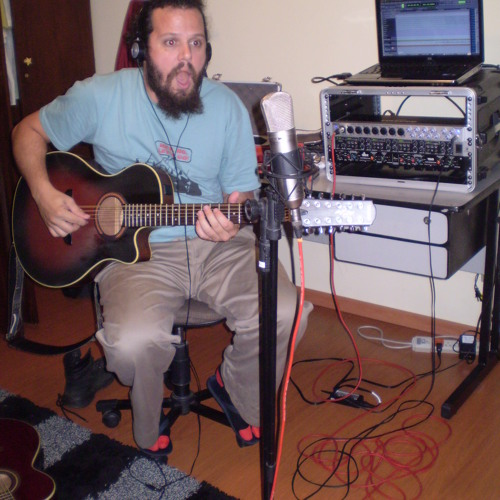
//> input picture img/flavio.jpg, 500 x 500 px
$ ./face_detection   (built with g++ and OpenCV 4)
//> lines starting //> are read from the running program, lines starting //| are printed output that depends on the picture; after the words box and inside, x2 and y2 are one past the last pixel; in counts of white or black regions, pixels touching at a corner belong together
#include "opencv2/objdetect/objdetect.hpp"
#include "opencv2/highgui/highgui.hpp"
#include "opencv2/imgproc/imgproc.hpp"
#include <iostream>
#include <stdio.h>

using namespace std;
using namespace cv;


int main( ){

    Mat image = imread("img/flavio.jpg", CV_LOAD_IMAGE_COLOR);
//> image is the input picture: 500 rows x 500 cols, CV_8UC3; mean B, G, R 94.5, 91.3, 111.9
    namedWindow( "Imagem Original", 1 );
    imshow( "Imagem Original", image );

    CascadeClassifier face_cascade;
    face_cascade.load( "/opt/opencv/data/haarcascades/haarcascade_frontalface_alt.xml" );

    std::vector<Rect> faces;
    face_cascade.detectMultiScale( image, faces, 1.1, 2, 0|CV_HAAR_SCALE_IMAGE, Size(30, 30) );
//> faces = 1 Rect (x, y, width, height): [149, 17, 69, 69]

    for( int i = 0; i < faces.size(); i++ )
    {
        Point center( faces[i].x + faces[i].width*0.5, faces[i].y + faces[i].height*0.5 );
        ellipse( image, center, Size( faces[i].width*0.5, faces[i].height*0.5), 0, 0, 360, Scalar( 255, 0, 255 ), 4, 8, 0 );
    }
//> this loop made 1 pass
//> center on pass 1: Point(183, 51)
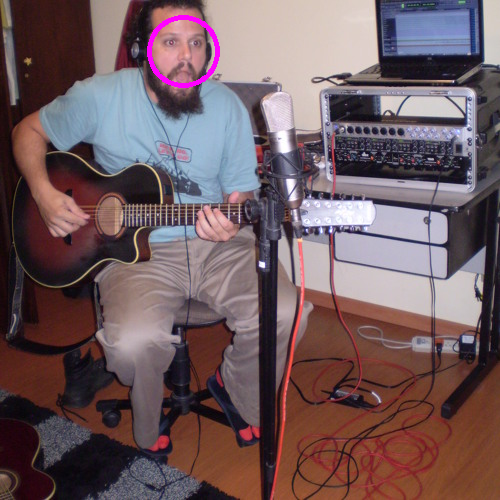
//> image: 500 rows x 500 cols, CV_8UC3; 0.42% of pixels changed, all inside (x1, y1, x2, y2) = (147, 15, 220, 88)

    imshow( "Face Detectada", image );

    waitKey(0);
    return 0;
}
